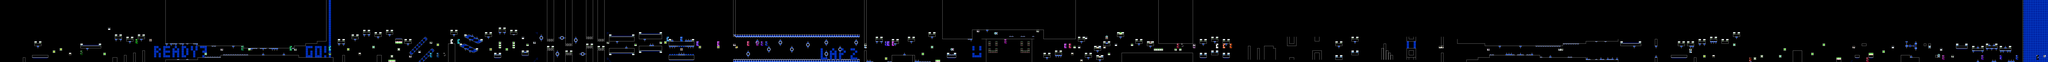

Rendered tile map (Tiled .tmx) drawn with the repository's tilesets; below, a short description and the map source with its tile grids summarised:
An orthogonal 891x27 tile map with 16x16 px tiles, 2 tile layers (SP, ...), 2 hidden layers not drawn, 2 tilesets.

<map version="1.10" tiledversion="1.11.2" orientation="orthogonal" renderorder="right-down" width="891" height="27" tilewidth="16" tileheight="16" infinite="0" nextlayerid="5" nextobjectid="1">
 <editorsettings>
  <chunksize width="16" height="27" />
  <export format="csv" />
 </editorsettings>
 <tileset firstgid="1" name="famidash" tilewidth="16" tileheight="16" tilecount="256" columns="16">
  <image source="../../../GRAPHICS/famidash.bmp" width="256" height="256" />
 </tileset>
 <tileset firstgid="257" name="sprites" tilewidth="16" tileheight="16" tilecount="256" columns="16">
  <image source="../../../GRAPHICS/sprites.png" width="256" height="256" />
 </tileset>
 <imagelayer id="3" name="Image Layer 1" visible="0" parallaxx="0.9" parallaxy="0.9" repeatx="1" repeaty="1">
  <image source="../../../GRAPHICS/Old/parallax Blue.bmp" width="144" height="72" />
 </imagelayer>
 <imagelayer id="4" name="Image Layer 2" visible="0" offsetx="0" offsety="432" repeatx="1">
  <image source="../../../GRAPHICS/ground.bmp" width="64" height="128" />
 </imagelayer>
 <layer id="1" width="891" height="27">
  <data>[24057 cells, 11019 non-empty, 78 distinct tile ids]</data>
 </layer>
 <layer id="2" name="SP" width="891" height="27">
  <data>[24057 cells, 332 non-empty, 82 distinct tile ids]</data>
 </layer>
</map>
